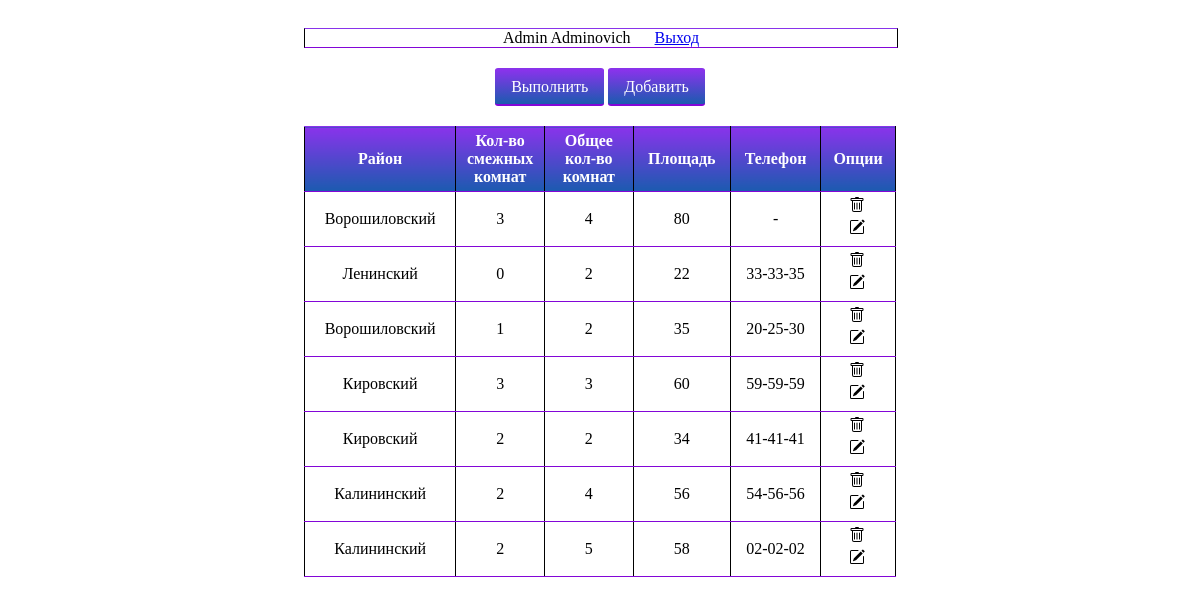
/view.php (signed in), run on the app's committed database.
### tables this page shows
CREATE TABLE IF NOT EXISTS `info_flats` (
  `id` int(11) NOT NULL AUTO_INCREMENT,
  `district` varchar(50) NOT NULL,
  `adjacent` int(11) NOT NULL DEFAULT '0',
  `total_rooms` int(11) NOT NULL DEFAULT '0',
  `area` float NOT NULL DEFAULT '0',
  `tel` varchar(30) NOT NULL DEFAULT '-',
  PRIMARY KEY (`id`)
);

### view.php (the view, shortened to what this page needs)
<?php
  include_once "link.php";
?>
<!DOCTYPE html>
<html lang="en">
<head>
  <link rel="stylesheet" type="text/css" href="style.css">
</head>
<body>
  <div class="table" style="text-align: center;">
    <span><?php echo $_SESSION["fio_user"];?></span> &nbsp; &nbsp;&nbsp;
    <a href="/logout.php" >Выход</a>
  </div>
  <div style="text-align: center; margin-bottom: 20px">
    <a href="/run.php" class="button">Выполнить</a>
    <a href="/addOrEditForm.php" class="button">Добавить</a>
  </div>
  <table class="table" id="table">
    <thead>
      <th>Район</th>
      <th style="width: 15%">Кол-во смежных комнат</th>
      <th style="width: 15%">Общее кол-во комнат</th>
      <th>Площадь</th>
      <th>Телефон</th>
      <th>Опции</th>
    </thead>
    <tbody>
        <?php
            $query = "select * from `info_flats`";
            $res = mysqli_query($link, $query) or die("Query failed : " . mysqli_error());
            $resultHTML="";
            if (mysqli_num_rows($res) > 0)
			    	{
			    	  while($flat = mysqli_fetch_array($res))
			        {
                $resultHTML .= '<tr>
                                  <td>'.$flat[1].'</td>
                                  <td>'.$flat[2].'</td>
                                  <td>'.$flat[3].'</td>
                                  <td>'.$flat[4].'</td>
                                  <td>'.$flat[5].'</td>
                                  <td>
                                      <a href="/delete.php?id='.$flat[0].'" title="Удалить">
                                        <svg width="18" height="18" role="img" ><use xlink:href="#del"/></svg>
                                      </a><br>
                                      <a href="/addOrEditForm.php?id='.$flat[0].'" title="Редактировать">
                                        <svg width="18" height="18" role="img" ><use xlink:href="#edit"/></svg>
                                      </a>
                                  </td>
                                </tr>';
              }
            }
            echo $resultHTML;
        ?>
    </tbody>
  </table>
</body>
</html>

### style.css (style rules this page uses)
.button { display: inline-block; color: white; text-decoration: none; padding: .5em 1em; outline: none; border-width: 2px 0; border-style: solid none; border-color: rgb(137, 51, 235) #000 #8306d7; border-radius: 3px; background: linear-gradient(rgb(137, 51, 235), rgb(27, 91, 175)) #8306d7; transition: 0.2s; }
.table { width: 50%; margin-bottom: 20px; margin-left: 25%; margin-right: 25%; border: 1px solid #dddddd; border-collapse: collapse; text-align: center; border-color: rgb(137, 51, 235) #000 #8306d7; }
.table th { font-weight: bold; padding: 5px; background: linear-gradient(rgb(137, 51, 235), rgb(27, 91, 175)) #8306d7; border: 1px solid #dddddd; color: white; border-color: rgb(137, 51, 235) #000 #8306d7; }
.table td { border: 1px solid; padding: 5px; border-color: rgb(137, 51, 235) #000 #8306d7; }

### data on the page
info_flats: district "Ворошиловский", adjacent "3", total_rooms "4", area "80", tel "-"
info_flats: district "Ленинский", adjacent "0", total_rooms "2", area "22", tel "33-33-35"
info_flats: district "Ворошиловский", adjacent "1", total_rooms "2", area "35", tel "20-25-30"
info_flats: district "Кировский", adjacent "3", total_rooms "3", area "60", tel "59-59-59"
info_flats: district "Кировский", adjacent "2", total_rooms "2", area "34", tel "41-41-41"
info_flats: district "Калининский", adjacent "2", total_rooms "4", area "56", tel "54-56-56"
info_flats: district "Калининский", adjacent "2", total_rooms "5", area "58", tel "02-02-02"

### other printed values
$_SESSION["fio_user"] "Admin Adminovich"
